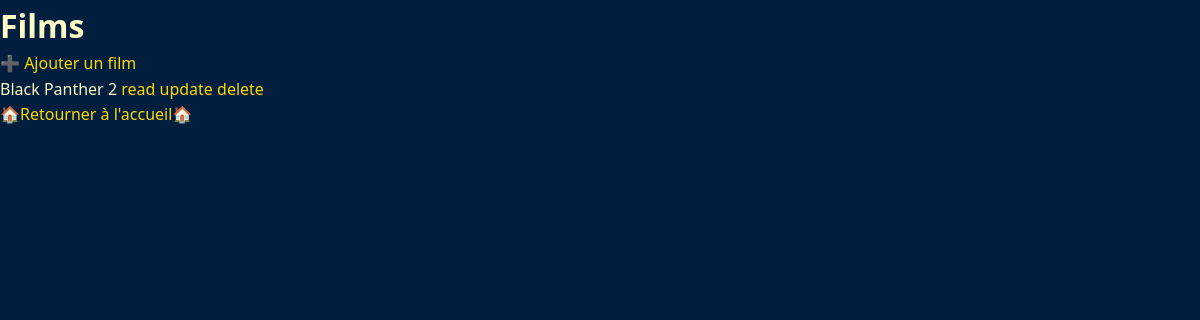
/films/, run on an earlier commit of the app's database.
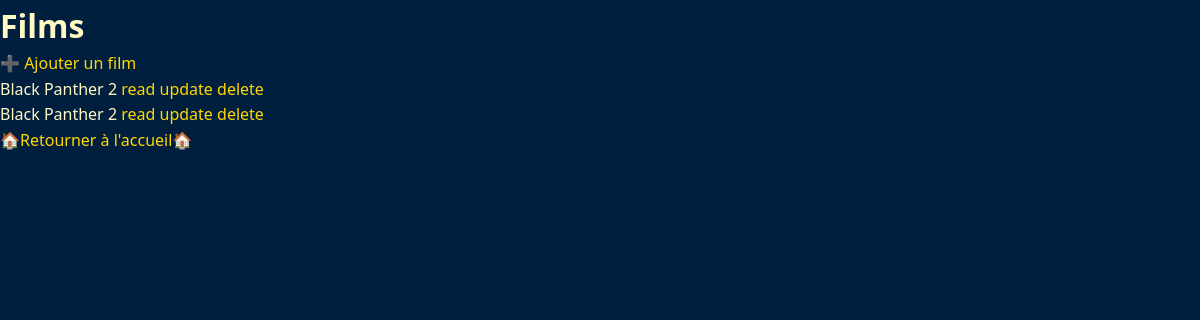
And on a later commit of the database.
### seefilm/models.py (models this page shows, shortened)
class Films(models.Model):
    idfilms = models.AutoField(primary_key=True)
    titre = models.CharField(max_length=45)
    anneesortie = models.IntegerField()  # year
    affiche = models.ImageField(
        editable=True,
        upload_to='affiches/',
        blank=True,null=True
    )
    realisateur = models.CharField(max_length=45)
    idcategorie = models.ForeignKey(Categories,on_delete=models.SET_NULL,null=True,blank=True,db_column='idcategorie')
    acteurs = models.ManyToManyField('Acteurs',blank=True)
    class Meta:
        db_table = 'films'
        verbose_name_plural = "Films"

### seefilm/views.py (the view)
# urls.py: path('films/', views.allFilms, name='seefilms'),
def allFilms(request):
    liste_film = Films.objects.all()
    return render(request, "seefilm/films.html", {
        "liste_film": liste_film
    })

### seefilm/templates/seefilm/films.html (shortened to what this page needs)
{% load static %}
<!DOCTYPE html>
<html lang="fr">
<head>
    <link rel="stylesheet" href="{% static 'seefilm/style.css' %}">
</head>
<body>
<h1>Films</h1>
<a href="/filmajout/">➕ Ajouter un film</a>
<ul>
    {% for f in liste_film %}
        <li>
            {{ f.titre }}
            <a href="/filmaffiche/{{ f.idfilms }}/">read</a>
            <a href="/filmupdate/{{ f.idfilms }}/">update</a>
            <a href="/filmdelete/{{ f.idfilms }}/">delete</a>
        </li>
    {% empty %}
        <li>Aucun film disponible</li>
    {% endfor %}
</ul>
<a href="/">🏠Retourner à l'accueil🏠</a>
</body>
</html>

What changed in the data, as far as the page shows it:
added Films: titre "Black Panther 2"
